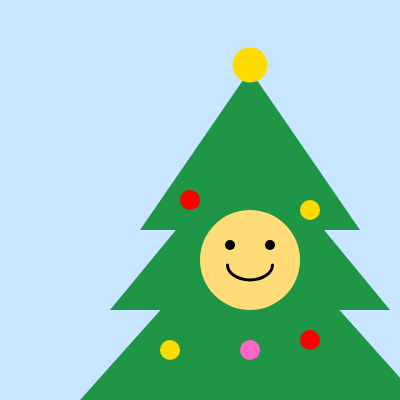
Frame 1 (no input)
Frame 60 (no input): identical to frame 1, image omitted
Frame 120 (the mouse pressed at the canvas centre since frame 60): identical to frame 1, image omitted

The p5.js sketch that drew this single still picture (run headless with seeded random() and noise() and a simulated clock; from frame 60 on, the mouse is pressed at the canvas centre):

// p5.js sketch
// ── sketch.js
function setup() {
  createCanvas(400, 400);
}

function draw() {
  background(200,230,255);
  

noStroke();
fill(130,80,40);
rect(225,370,50,80);

fill(30,150,70);
triangle(250,70,140,230,360,230);
triangle(250,140,110,310,390,310);
triangle(250,210,80,400,420,400);

fill(255,220,0);
ellipse(250,65,35,35);

fill(255,220,120);
ellipse(250,260,100,100);

fill(0);
ellipse(230,245,10,10);
ellipse(270,245,10,10);

noFill();
stroke(0);
strokeWeight(3);
arc(250,265,45,30,0,PI);

noStroke();
fill(255,0,0);
ellipse(190,200,20,20);
ellipse(310,340,20,20);

fill(255,220,0);
ellipse(310,210,20,20);
ellipse(170,350,20,20);

fill(255,100,200);
ellipse(250,350,20,20);
}
